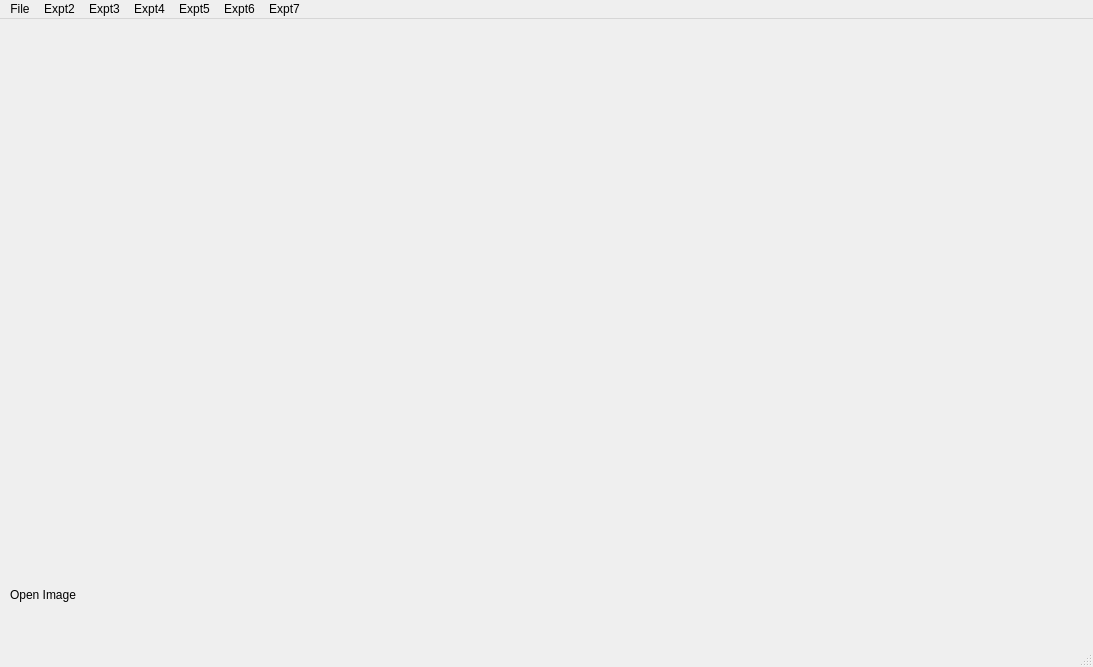
<?xml version="1.0" encoding="UTF-8"?>
<ui version="4.0">
 <class>MainWindow</class>
 <widget class="QMainWindow" name="MainWindow">
  <property name="geometry">
   <rect>
    <x>0</x>
    <y>0</y>
    <width>1093</width>
    <height>667</height>
   </rect>
  </property>
  <property name="windowTitle">
   <string>Image Processing</string>
  </property>
  <widget class="QWidget" name="centralwidget">
   <widget class="QLabel" name="inputImageLabel">
    <property name="geometry">
     <rect>
      <x>10</x>
      <y>10</y>
      <width>531</width>
      <height>531</height>
     </rect>
    </property>
    <property name="text">
     <string/>
    </property>
    <property name="scaledContents">
     <bool>true</bool>
    </property>
   </widget>
   <widget class="QLabel" name="outputImageLabel">
    <property name="geometry">
     <rect>
      <x>550</x>
      <y>10</y>
      <width>531</width>
      <height>531</height>
     </rect>
    </property>
    <property name="text">
     <string/>
    </property>
    <property name="scaledContents">
     <bool>true</bool>
    </property>
   </widget>
   <widget class="QLabel" name="msgLabel">
    <property name="geometry">
     <rect>
      <x>10</x>
      <y>560</y>
      <width>1071</width>
      <height>31</height>
     </rect>
    </property>
    <property name="text">
     <string>Open Image</string>
    </property>
   </widget>
  </widget>
  <widget class="QMenuBar" name="menubar">
   <property name="geometry">
    <rect>
     <x>0</x>
     <y>0</y>
     <width>1093</width>
     <height>36</height>
    </rect>
   </property>
   <widget class="QMenu" name="menuFile">
    <property name="title">
     <string>File</string>
    </property>
    <addaction name="actionOpen"/>
    <addaction name="actionSave"/>
   </widget>
   <widget class="QMenu" name="menuExpt2">
    <property name="title">
     <string>Expt2</string>
    </property>
    <addaction name="actionRGB_to_Grey"/>
   </widget>
   <widget class="QMenu" name="menuExpt3">
    <property name="title">
     <string>Expt3</string>
    </property>
    <addaction name="actionNegative"/>
   </widget>
   <widget class="QMenu" name="menuExpt4">
    <property name="title">
     <string>Expt4</string>
    </property>
    <addaction name="actionGrey_Level_Slicing"/>
   </widget>
   <widget class="QMenu" name="menuExpt5">
    <property name="title">
     <string>Expt5</string>
    </property>
    <addaction name="actionBit_Plane_0"/>
    <addaction name="actionBit_Plane_1"/>
    <addaction name="actionBit_Plane_2"/>
    <addaction name="actionBit_Plane_3"/>
    <addaction name="actionBit_Plane_4"/>
    <addaction name="actionBit_Plane_5"/>
    <addaction name="actionBit_Plane_6"/>
    <addaction name="actionBit_Plane_7"/>
   </widget>
   <widget class="QMenu" name="menuExpt6">
    <property name="title">
     <string>Expt7</string>
    </property>
    <addaction name="actionHistogram_Equalization"/>
    <addaction name="actionGenerate_Histograms"/>
   </widget>
   <widget class="QMenu" name="menuExpt7">
    <property name="title">
     <string>Expt6</string>
    </property>
    <addaction name="actionContrast_Stretching"/>
   </widget>
   <addaction name="menuFile"/>
   <addaction name="menuExpt2"/>
   <addaction name="menuExpt3"/>
   <addaction name="menuExpt4"/>
   <addaction name="menuExpt5"/>
   <addaction name="menuExpt7"/>
   <addaction name="menuExpt6"/>
  </widget>
  <widget class="QStatusBar" name="statusbar"/>
  <action name="actionOpen">
   <property name="text">
    <string>Open</string>
   </property>
   <property name="shortcut">
    <string>Ctrl+O</string>
   </property>
   <property name="shortcutContext">
    <enum>Qt::WidgetShortcut</enum>
   </property>
  </action>
  <action name="actionSave">
   <property name="text">
    <string>Save</string>
   </property>
   <property name="shortcut">
    <string>Ctrl+S</string>
   </property>
  </action>
  <action name="actionRGB_to_Grey">
   <property name="text">
    <string>RGB to Grey</string>
   </property>
  </action>
  <action name="actionNegative">
   <property name="text">
    <string>Negative</string>
   </property>
  </action>
  <action name="actionWith_Background">
   <property name="text">
    <string>With Background</string>
   </property>
  </action>
  <action name="actionWithout_Background">
   <property name="text">
    <string>Without Background</string>
   </property>
  </action>
  <action name="actionBit_Plane_0">
   <property name="text">
    <string>Bit Plane 0</string>
   </property>
  </action>
  <action name="actionBit_Plane_1">
   <property name="text">
    <string>Bit Plane 1</string>
   </property>
  </action>
  <action name="actionBit_Plane_2">
   <property name="text">
    <string>Bit Plane 2</string>
   </property>
  </action>
  <action name="actionBit_Plane_3">
   <property name="text">
    <string>Bit Plane 3</string>
   </property>
  </action>
  <action name="actionBit_Plane_4">
   <property name="text">
    <string>Bit Plane 4</string>
   </property>
  </action>
  <action name="actionBit_Plane_5">
   <property name="text">
    <string>Bit Plane 5</string>
   </property>
  </action>
  <action name="actionBit_Plane_6">
   <property name="text">
    <string>Bit Plane 6</string>
   </property>
  </action>
  <action name="actionBit_Plane_7">
   <property name="text">
    <string>Bit Plane 7</string>
   </property>
  </action>
  <action name="actionGrey_Level_Slicing">
   <property name="text">
    <string>Grey Level Slicing</string>
   </property>
  </action>
  <action name="actionHistogram_Equalization">
   <property name="text">
    <string>Histogram Equalization</string>
   </property>
  </action>
  <action name="actionGenerate_Histograms">
   <property name="text">
    <string>Generate Histograms</string>
   </property>
  </action>
  <action name="actionContrast_Stretching">
   <property name="text">
    <string>Contrast Stretching</string>
   </property>
  </action>
 </widget>
 <resources/>
 <connections/>
</ui>
